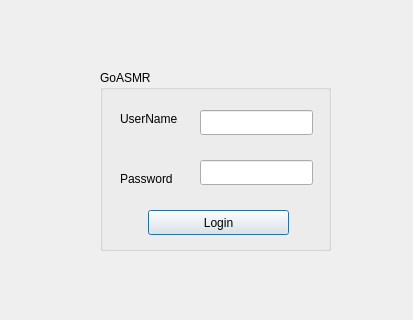
<?xml version="1.0" encoding="UTF-8"?>
<ui version="4.0">
 <class>mylogin</class>
 <widget class="QDialog" name="mylogin">
  <property name="geometry">
   <rect>
    <x>0</x>
    <y>0</y>
    <width>413</width>
    <height>320</height>
   </rect>
  </property>
  <property name="windowTitle">
   <string>Dialog</string>
  </property>
  <widget class="QGroupBox" name="groupBox">
   <property name="geometry">
    <rect>
     <x>100</x>
     <y>70</y>
     <width>231</width>
     <height>181</height>
    </rect>
   </property>
   <property name="title">
    <string>GoASMR</string>
   </property>
   <widget class="QLabel" name="UserName">
    <property name="geometry">
     <rect>
      <x>20</x>
      <y>40</y>
      <width>71</width>
      <height>17</height>
     </rect>
    </property>
    <property name="text">
     <string>UserName</string>
    </property>
   </widget>
   <widget class="QLabel" name="Password">
    <property name="geometry">
     <rect>
      <x>20</x>
      <y>100</y>
      <width>67</width>
      <height>17</height>
     </rect>
    </property>
    <property name="text">
     <string>Password</string>
    </property>
   </widget>
   <widget class="QLineEdit" name="Username">
    <property name="geometry">
     <rect>
      <x>100</x>
      <y>40</y>
      <width>113</width>
      <height>25</height>
     </rect>
    </property>
   </widget>
   <widget class="QLineEdit" name="Password_2">
    <property name="geometry">
     <rect>
      <x>100</x>
      <y>90</y>
      <width>113</width>
      <height>25</height>
     </rect>
    </property>
   </widget>
   <widget class="QPushButton" name="pushButton">
    <property name="geometry">
     <rect>
      <x>48</x>
      <y>140</y>
      <width>141</width>
      <height>25</height>
     </rect>
    </property>
    <property name="text">
     <string>Login</string>
    </property>
   </widget>
  </widget>
 </widget>
 <resources/>
 <connections/>
</ui>
